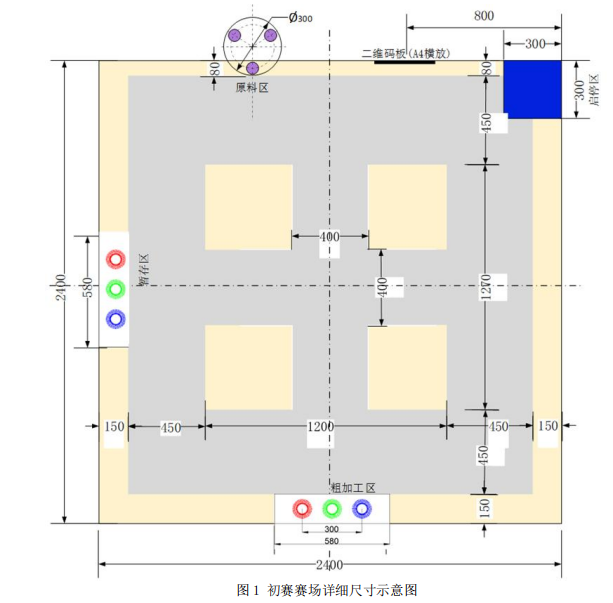
#> input picture hzw_vision/地图.png, 613 x 603 px, given in place of the camera
$ python hough_circle_tuner.py
#> lines starting #> are read from the running program, lines starting #| are printed output that depends on the picture; after the words box and inside, x2 and y2 are one past the last pixel; in counts of white or black regions, pixels touching at a corner belong together
#> in main, frame is the input picture: shape (603, 613, 3); mean B, G, R 227, 231.4, 233.2
import cv2
import numpy as np
import time
from typing import Tuple, Optional

class CircleDetector:
    def __init__(self):
        # 颜色阈值
        self.color_thresholds = {
            1: {  # 红色
                'lower1': np.array([0, 60, 60]),
                'upper1': np.array([13, 255, 255]),
                'lower2': np.array([160, 50, 50]),
                'upper2': np.array([180, 255, 255])
            },
            2: {  # 绿色
                'lower': np.array([39, 40, 55]),
                'upper': np.array([95, 255, 250])
            },
            3: {  # 蓝色
                'lower': np.array([100, 60, 60]),
                'upper': np.array([124, 255, 255])
            }
        }

        # 霍夫圆检测参数
        self.params = {
            'dp': 0.5,  # 累加器分辨率
            'minDist': 50,
            'param1': 110,
            'param2': 80,
            'minRadius': 90,
            'maxRadius': 120,
            'alpha': 0.3  # 平滑系数
        }

        # 平滑滤波参数
        self.prev_x = None
        self.prev_y = None
        self.prev_r = None

        # 创建窗口和轨迹栏
        cv2.namedWindow('Tuner')
        self._create_trackbars()

    def _create_trackbars(self):
        """创建参数调节滑动条"""
        # 使用整数值乘以100来表示浮点数
        cv2.createTrackbar('dp*100', 'Tuner', int(self.params['dp']*100), 200, self._update_dp)
        cv2.createTrackbar('minDist', 'Tuner', self.params['minDist'], 200, self._update_minDist)
        cv2.createTrackbar('param1', 'Tuner', self.params['param1'], 300, self._update_param1)
        cv2.createTrackbar('param2', 'Tuner', self.params['param2'], 200, self._update_param2)
        cv2.createTrackbar('minRadius', 'Tuner', self.params['minRadius'], 200, self._update_minRadius)
        cv2.createTrackbar('maxRadius', 'Tuner', self.params['maxRadius'], 300, self._update_maxRadius)
        cv2.createTrackbar('alpha*100', 'Tuner', int(self.params['alpha']*100), 100, self._update_alpha)

    # 为每个参数创建单独的回调函数
    def _update_dp(self, value):
        self.params['dp'] = max(0.1, value / 100.0)

    def _update_minDist(self, value):
        self.params['minDist'] = value

    def _update_param1(self, value):
        self.params['param1'] = value

    def _update_param2(self, value):
        self.params['param2'] = value

    def _update_minRadius(self, value):
        self.params['minRadius'] = value

    def _update_maxRadius(self, value):
        self.params['maxRadius'] = value

    def _update_alpha(self, value):
        self.params['alpha'] = value / 100.0

    # [28 lines left out: function preprocess_frame, not called in this run]

    def detect_circles(self, frame: np.ndarray, color_number: int) -> Tuple[Optional[float], Optional[float], np.ndarray, bool]:
        """检测圆形"""
#> called with color_number = 1
        height, width = frame.shape[:2]
#> height = 603; width = 613

        # 缩小图像以提高处理速度
        scale = 0.5
        small_frame = cv2.resize(frame, (0, 0), fx=scale, fy=scale)
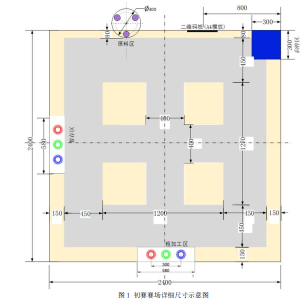
#> small_frame: shape (302, 306, 3); mean B, G, R 227.1, 231.5, 233.3

        # 颜色分割获取区域范围
        hsv = cv2.cvtColor(small_frame, cv2.COLOR_BGR2HSV)
#> hsv: shape (302, 306, 3); mean H, S, V 12.9, 11.8, 235.8
        if color_number == 1:  # 红色需要两个范围
            mask1 = cv2.inRange(hsv, self.color_thresholds[1]['lower1'], self.color_thresholds[1]['upper1'])
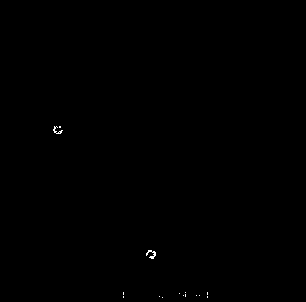
#> mask1: shape (302, 306); 0.1% white in thin lines or dots, all inside (x1, y1, x2, y2) = (53, 126, 208, 298)
            mask2 = cv2.inRange(hsv, self.color_thresholds[1]['lower2'], self.color_thresholds[1]['upper2'])
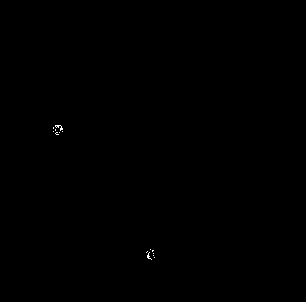
#> mask2: shape (302, 306); 0.06% white in thin lines or dots, all inside (x1, y1, x2, y2) = (53, 125, 155, 260)
            mask = cv2.add(mask1, mask2)
#> mask: shape (302, 306); 0.16% white in thin lines or dots, all inside (x1, y1, x2, y2) = (53, 125, 208, 298)
        else:
            mask = cv2.inRange(hsv, self.color_thresholds[color_number]['lower'],
                             self.color_thresholds[color_number]['upper'])

        # 找到颜色区域的边界
        contours, _ = cv2.findContours(mask, cv2.RETR_EXTERNAL, cv2.CHAIN_APPROX_SIMPLE)
#> contours = 14 contours, 12 with area under 20; largest, box (x1, y1, x2, y2) and area: (53, 125, 63, 135) 66, (146, 249, 156, 260) 64
        color_regions = []
        for cnt in contours:
            area = cv2.contourArea(cnt)
            if area > 10000 * scale * scale:  # 调整面积阈值以适应缩放
                x, y, w, h = cv2.boundingRect(cnt)
                color_regions.append((int(x/scale), int(y/scale), int((x+w)/scale), int((y+h)/scale)))
                cv2.rectangle(frame, (int(x/scale), int(y/scale)),
                             (int((x+w)/scale), int((y+h)/scale)), (0, 0, 255), 2)
#> this loop made 14 passes
#> area on passes 13 to 14: 64, 66
#> after the loop, color_regions = []

        # 如果没有找到颜色区域，提前返回
        if not color_regions:
            cv2.imshow('Mask', mask)
            return None, None, frame, False

        # 在原图上进行圆检测的预处理
        gray = cv2.cvtColor(frame, cv2.COLOR_BGR2GRAY)

        # 使用更快的模糊方法
        blurred = cv2.medianBlur(gray, 5)

        # 使用更高效的边缘检测参数
        edges = cv2.Canny(blurred, 50, 150, apertureSize=3)

        # 霍夫圆检测
        circles = cv2.HoughCircles(
            edges,
            cv2.HOUGH_GRADIENT,
            dp=self.params['dp'],
            minDist=self.params['minDist'],
            param1=self.params['param1'],
            param2=self.params['param2'],
            minRadius=self.params['minRadius'],
            maxRadius=self.params['maxRadius']
        )

        # 显示处理过程
        cv2.imshow('Mask', mask)

        if circles is not None and len(color_regions) > 0:
            circles = np.uint16(np.around(circles))
            for i in circles[0, :]:
                x, y, r = i[0], i[1], i[2]

                # 检查圆心是否在任何一个颜色区域内
                for x_min, y_min, x_max, y_max in color_regions:
                    if x_min < x < x_max and y_min < y < y_max:
                        # 应用平滑滤波
                        if self.prev_x is not None:
                            x = int(self.params['alpha'] * self.prev_x + (1 - self.params['alpha']) * x)
                            y = int(self.params['alpha'] * self.prev_y + (1 - self.params['alpha']) * y)
                            r = int(self.params['alpha'] * self.prev_r + (1 - self.params['alpha']) * r)

                        # 更新历史位置
                        self.prev_x, self.prev_y, self.prev_r = x, y, r

                        # 绘制圆和圆心
                        cv2.circle(frame, (x, y), r, (0, 255, 0), 2)
                        cv2.circle(frame, (x, y), 2, (0, 0, 255), 3)

                        return x/width, y/height, frame, True

        return None, None, frame, False

def main():
    cap = cv2.VideoCapture(0,cv2.CAP_V4L2)
    # 设置较低的分辨率
    cap.set(cv2.CAP_PROP_FRAME_WIDTH, 640)
    cap.set(cv2.CAP_PROP_FRAME_HEIGHT, 480)
    # 设置缓冲区大小为1，减少延迟
    cap.set(cv2.CAP_PROP_BUFFERSIZE, 1)

    detector = CircleDetector()
    color_number = 1  # 默认检测红色

    prev_time = time.time()
    fps_values = []

    while True:
        ret, frame = cap.read()
        if not ret:
            break

        # 检测圆
        x_out, y_out, processed_frame, found = detector.detect_circles(frame, color_number)
#> found = False

        # 计算和显示FPS
        curr_time = time.time()
        fps = 1 / (curr_time - prev_time)
        fps_values.append(fps)
        if len(fps_values) > 10:  # 保持最近10帧的平均值
            fps_values.pop(0)
        avg_fps = sum(fps_values) / len(fps_values)

        # 显示参数
        params_text = f"dp:{detector.params['dp']:.2f} minDist:{detector.params['minDist']} "
        params_text2 = f"param1:{detector.params['param1']} param2:{detector.params['param2']} "
        params_text3 = f"minR:{detector.params['minRadius']} maxR:{detector.params['maxRadius']} alpha:{detector.params['alpha']:.2f}"

        cv2.putText(processed_frame, f'FPS: {avg_fps:.1f}', (10, 30),
                    cv2.FONT_HERSHEY_SIMPLEX, 0.7, (0, 255, 0), 2)
        cv2.putText(processed_frame, params_text, (10, 60),
                    cv2.FONT_HERSHEY_SIMPLEX, 0.5, (0, 255, 0), 1)
        cv2.putText(processed_frame, params_text2, (10, 80),
                    cv2.FONT_HERSHEY_SIMPLEX, 0.5, (0, 255, 0), 1)
        cv2.putText(processed_frame, params_text3, (10, 100),
                    cv2.FONT_HERSHEY_SIMPLEX, 0.5, (0, 255, 0), 1)
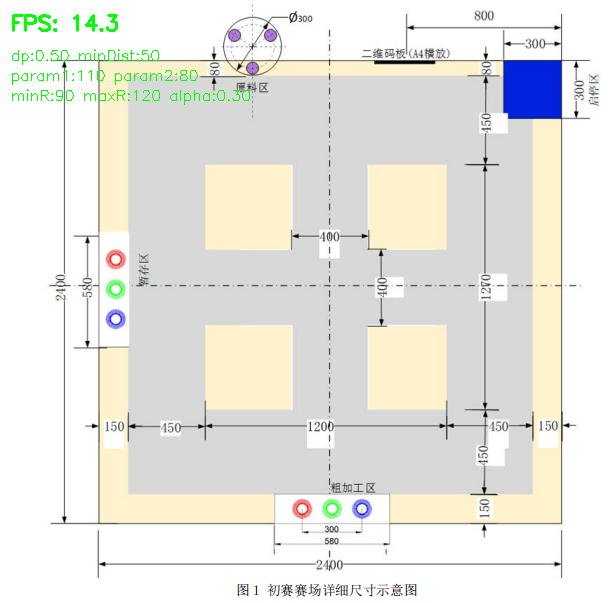
#> processed_frame: shape (603, 613, 3); mean B, G, R 225.8, 231.5, 232

        if found:
            cv2.putText(processed_frame, f'Position: ({x_out:.2f}, {y_out:.2f})',
                        (10, 130), cv2.FONT_HERSHEY_SIMPLEX, 0.7, (0, 255, 0), 2)

        cv2.imshow('Frame', processed_frame)
        prev_time = curr_time

        key = cv2.waitKey(1) & 0xFF
#> (key q is pressed here)
        if key == ord('q'):
            break
        elif key == ord('1'):
            color_number = 1  # 红色
        elif key == ord('2'):
            color_number = 2  # 绿色
        elif key == ord('3'):
            color_number = 3  # 蓝色

    cap.release()
    cv2.destroyAllWindows()

if __name__ == "__main__":
    main()
